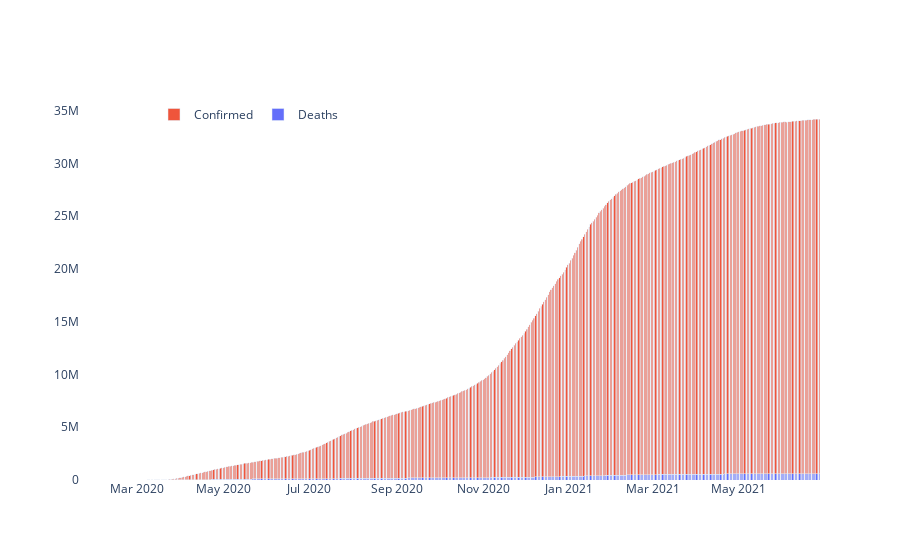

Notebook cell for this chart:
### Code cell
%matplotlib inline
fig = go.Figure(go.Bar(x=Trend.date, y= Trend.deaths, name='Deaths'))
fig.add_trace(go.Bar(x=Trend.date, y= Trend.cases, name='Confirmed'))

fig.update_layout(barmode='stack',legend_orientation="h",legend=dict(x= 0.1, y=1),
                 paper_bgcolor='white',
                 plot_bgcolor = "white",)
fig.show();

### Figure 1 — Plotly figure (JSON) as saved in the notebook; plotly's stock layout.template omitted (floating-point values rounded to 4 significant figures; data arrays with more than 128 entries replaced by an {"elided": "..."} marker saying what was removed)
{"data": [{"name": "Deaths", "type": "bar", "x": {"elided": "524 str values"}, "y": {"elided": "524 int values"}}, {"name": "Confirmed", "type": "bar", "x": {"elided": "524 str values"}, "y": {"elided": "524 int values"}}], "layout": {"autosize": true, "barmode": "stack", "legend": {"orientation": "h", "x": 0.1, "y": 1}, "paper_bgcolor": "white", "plot_bgcolor": "white", "xaxis": {"autorange": true, "range": ["2020-01-20 12:00", "2021-06-27 12:00"], "type": "date"}, "yaxis": {"autorange": true, "range": [0, 36000000.0], "type": "linear"}}}
